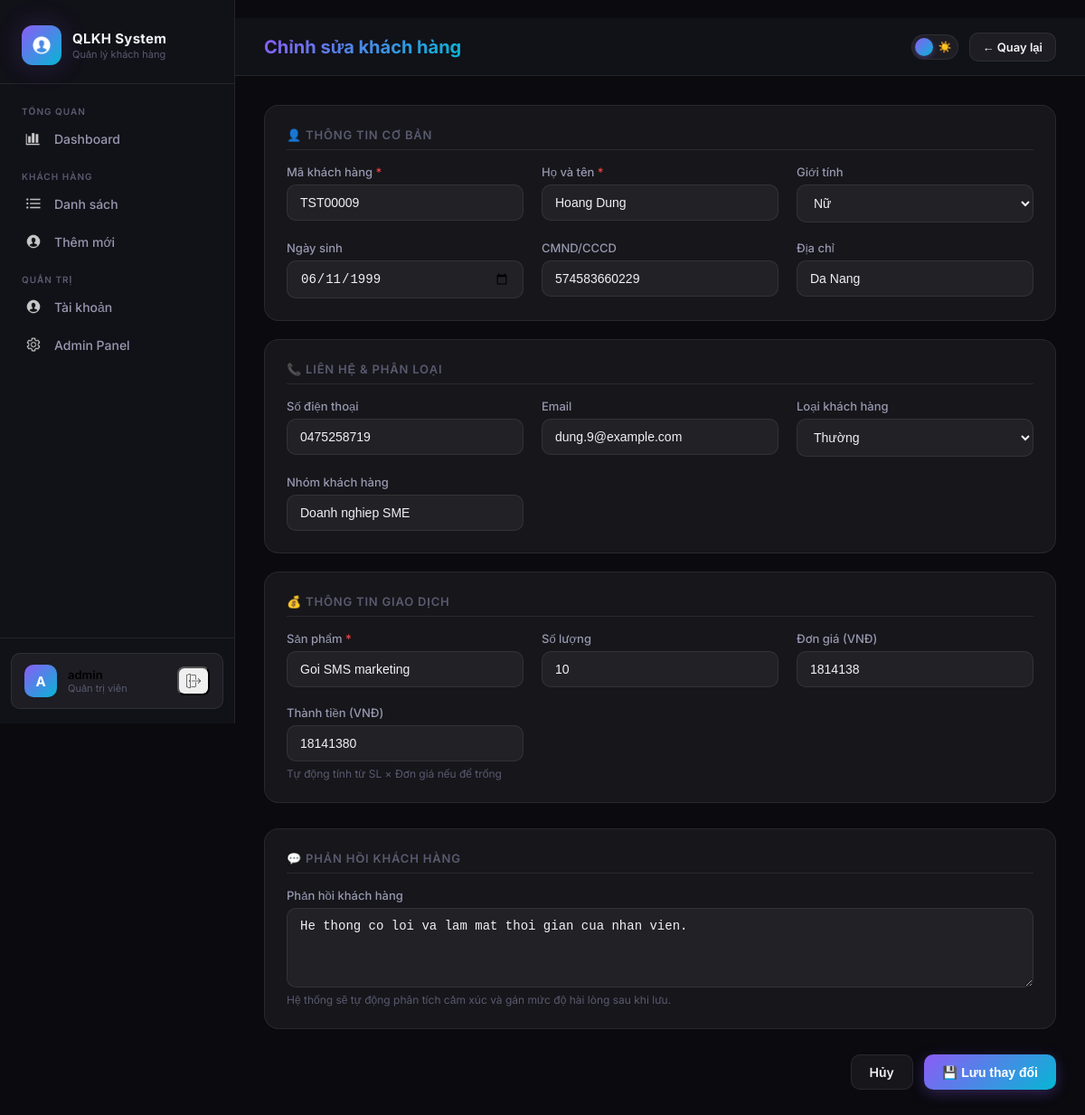
The app's page /customers/26/edit/ (signed in) with its own data.
### accounts/models.py (models this page shows, shortened)
class User(AbstractUser):
    ROLE_CHOICES = [
        ('admin', 'Quản trị viên'),
        ('user', 'Nhân viên'),
    ]
    role = models.CharField(max_length=20, choices=ROLE_CHOICES, default='user', verbose_name='Vai trò')
    class Meta:
        verbose_name = 'Người dùng'
        verbose_name_plural = 'Người dùng'
    def is_admin_user(self):
        return self.role == 'admin'

### customers/models.py (models this page shows, shortened)
class Customer(models.Model):
    GENDER_CHOICES = [
        ('Nam', 'Nam'),
        ('Nữ', 'Nữ'),
        ('Khác', 'Khác'),
    ]
    CUSTOMER_TYPE_CHOICES = [
        ('VIP', 'VIP'),
        ('Thường', 'Thường'),
    ]
    SENTIMENT_CHOICES = [
        ('positive', '😊 Tích cực'),
        ('neutral',  '😐 Trung lập'),
        ('negative', '😞 Tiêu cực'),
        ('',         'Chưa phân tích'),
    ]
    SATISFACTION_CHOICES = [
        ('satisfied', 'Hài lòng'),
        ('neutral', 'Trung lập'),
        ('dissatisfied', 'Không hài lòng'),
        ('', 'Chưa đánh giá'),
    ]
    customer_id   = models.CharField(max_length=50, unique=True, verbose_name='Mã KH', db_index=True)
    name          = models.CharField(max_length=255, verbose_name='Họ và tên')
    group_name    = models.CharField(max_length=100, default='Mặc định', verbose_name='Nhóm KH')
    gender        = models.CharField(max_length=20, choices=GENDER_CHOICES, default='Nam', verbose_name='Giới tính')
    phone         = models.CharField(max_length=20, default='', blank=True, verbose_name='Điện thoại')
    email         = models.EmailField(max_length=255, default='', blank=True, verbose_name='Email')
    customer_type = models.CharField(max_length=50, choices=CUSTOMER_TYPE_CHOICES, default='Thường', verbose_name='Loại KH')
    cmnd          = models.CharField(max_length=30, default='', blank=True, verbose_name='CMND/CCCD')
    birth_date    = models.DateField(null=True, blank=True, verbose_name='Ngày sinh')
    address       = models.CharField(max_length=255, default='', blank=True, verbose_name='Địa chỉ')
    product      = models.CharField(max_length=255, default='', verbose_name='Sản phẩm')
    quantity     = models.IntegerField(default=1, verbose_name='Số lượng')
    unit_price   = models.BigIntegerField(default=0, verbose_name='Đơn giá')
    total_amount = models.BigIntegerField(default=0, verbose_name='Thành tiền')
    feedback         = models.TextField(blank=True, default='', verbose_name='Phản hồi khách hàng')
    sentiment_label  = models.CharField(
        max_length=20, choices=SENTIMENT_CHOICES, default='', blank=True,
        verbose_name='Nhãn cảm xúc',
    )
    sentiment_score  = models.FloatField(null=True, blank=True, verbose_name='Điểm cảm xúc')
    satisfaction_label = models.CharField(
        max_length=20, choices=SATISFACTION_CHOICES, default='', blank=True,
        verbose_name='Mức độ hài lòng',
    )
    cluster_id = models.IntegerField(null=True, blank=True, verbose_name='Nhóm phân cụm')
    created_at = models.DateTimeField(default=timezone.now, verbose_name='Ngày tạo')
    updated_at = models.DateTimeField(null=True, blank=True, verbose_name='Cập nhật lần cuối')
    class Meta:
        verbose_name        = 'Khách hàng'
        verbose_name_plural = 'Khách hàng'
        ordering            = ['-created_at']
        indexes             = [
            models.Index(fields=['customer_type', 'sentiment_label']),
            models.Index(fields=['satisfaction_label']),
            models.Index(fields=['cluster_id']),
        ]

### customers/views.py (the view)
# urls.py: path('<int:pk>/edit/', views.customer_edit_view, name='edit'),
@login_required
def customer_edit_view(request, pk):
    customer = get_object_or_404(Customer, pk=pk)
    if request.method == 'POST':
        form = CustomerForm(request.POST, instance=customer)
        if form.is_valid():
            form.save()
            cache.delete('dashboard_cluster_result')
            cache.delete('dashboard_trend_result')
            messages.success(request, f'Cập nhật khách hàng "{customer.name}" thành công!')
            return redirect('customers:detail', pk=pk)
        else:
            for field, errors in form.errors.items():
                label = form.fields[field].label if field in form.fields else field
                for error in errors:
                    messages.error(request, f'{label}: {error}')
    else:
        form = CustomerForm(instance=customer)
    return render(request, 'customers/form.html', {
        'form': form,
        'customer': customer,
        'action': 'Chỉnh sửa',
        'is_add': False,
    })

### templates/customers/form.html (shortened to what this page needs)
{% extends 'base.html' %}
{% block page_title %}{% if is_add %}Thêm khách hàng mới{% else %}Chỉnh sửa khách hàng{% endif %}{% endblock %}
{% block topbar_actions %}
  <a href="{% url 'customers:list' %}" class="btn btn-secondary btn-sm">← Quay lại</a>
{% endblock %}
{% block content %}
<div style="max-width:900px;margin:0 auto">
  <form method="post">
    <div class="card" style="margin-bottom:20px">
      <div class="form-section-title">👤 Thông tin cơ bản</div>
      <div class="form-grid">
        <div class="form-group">
          <label>{{ form.customer_id.label }} <span style="color:var(--accent-danger)">*</span></label>
          {{ form.customer_id }}
        </div>
        <div class="form-group">
          <label>{{ form.name.label }} <span style="color:var(--accent-danger)">*</span></label>
          {{ form.name }}
        </div>
        <div class="form-group">
          <label>{{ form.gender.label }}</label>
          {{ form.gender }}
        </div>
        <div class="form-group">
          <label>{{ form.birth_date.label }}</label>
          {{ form.birth_date }}
        </div>
        <div class="form-group">
          <label>{{ form.cmnd.label }}</label>
          {{ form.cmnd }}
        </div>
        <div class="form-group">
          <label>{{ form.address.label }}</label>
          {{ form.address }}
        </div>
      </div>
    </div>
    <div class="card" style="margin-bottom:20px">
      <div class="form-section-title">📞 Liên hệ & Phân loại</div>
      <div class="form-grid">
        <div class="form-group">
          <label>{{ form.phone.label }}</label>
          {{ form.phone }}
        </div>
        <div class="form-group">
          <label>{{ form.email.label }}</label>
          {{ form.email }}
        </div>
        <div class="form-group">
          <label>{{ form.customer_type.label }}</label>
          {{ form.customer_type }}
        </div>
        <div class="form-group">
          <label>{{ form.group_name.label }}</label>
          {{ form.group_name }}
        </div>
      </div>
    </div>
    <div class="card" style="margin-bottom:28px">
      <div class="form-section-title">💰 Thông tin giao dịch</div>
      <div class="form-grid">
        <div class="form-group">
          <label>{{ form.product.label }} <span style="color:var(--accent-danger)">*</span></label>
          {{ form.product }}
        </div>
        <div class="form-group">
          <label>{{ form.quantity.label }}</label>
          {{ form.quantity }}
        </div>
        <div class="form-group">
          <label>{{ form.unit_price.label }}</label>
          {{ form.unit_price }}
        </div>
        <div class="form-group">
          <label>{{ form.total_amount.label }}</label>
          {{ form.total_amount }}
          <small style="color:var(--text-muted);font-size:12px">Tự động tính từ SL × Đơn giá nếu để trống</small>
        </div>
      </div>
    </div>
    <div class="card" style="margin-bottom:28px">
      <div class="form-section-title">💬 Phản hồi khách hàng</div>
      <div class="form-group">
        <label>{{ form.feedback.label }}</label>
        {{ form.feedback }}
        <small style="color:var(--text-muted);font-size:12px">Hệ thống sẽ tự động phân tích cảm xúc và gán mức độ hài lòng sau khi lưu.</small>
      </div>
    </div>
    <div style="display:flex;gap:12px;justify-content:flex-end">
      <a href="{% url 'customers:list' %}" class="btn btn-secondary">Hủy</a>
      <button type="submit" class="btn btn-primary" id="submit-btn">
        {% if is_add %}➕ Thêm khách hàng{% else %}💾 Lưu thay đổi{% endif %}
      </button>
    </div>
  </form>
</div>
{% endblock %}

### templates/base.html (shortened to what this page needs)
﻿<!DOCTYPE html>
<html lang="vi" data-theme="dark">
<head>
{% load static %}
<link rel="stylesheet" href="{% static 'css/style.css' %}">
</head>
<body>
{% if user.is_authenticated %}
<div class="app-layout">
  <aside class="sidebar" id="sidebar">
    <div class="sidebar-brand">
      <a href="{% url 'customers:dashboard' %}" class="brand-logo">
        <div class="brand-icon"><img src="{% static 'images/icons/inventory/person_icon.png' %}" alt="QLKH"></div>
        <div class="brand-text">
          <span class="brand-name">QLKH System</span>
          <span class="brand-sub">Quản lý khách hàng</span>
        </div>
      </a>
    </div>
    <nav class="sidebar-nav">
      <div class="nav-section">
        <div class="nav-label">Tổng quan</div>
        <a href="{% url 'customers:dashboard' %}" class="nav-item {% if request.resolver_match.url_name == 'dashboard' %}active{% endif %}">
          <span class="icon"><img src="{% static 'images/icons/inventory/analytics_icon.png' %}" alt=""></span> Dashboard
        </a>
      </div>
      <div class="nav-section">
        <div class="nav-label">Khách hàng</div>
        <a href="{% url 'customers:list' %}" class="nav-item {% if request.resolver_match.url_name == 'list' %}active{% endif %}">
          <span class="icon"><img src="{% static 'images/icons/inventory/list_icon.png' %}" alt=""></span> Danh sách
        </a>
        <a href="{% url 'customers:add' %}" class="nav-item {% if request.resolver_match.url_name == 'add' %}active{% endif %}">
          <span class="icon"><img src="{% static 'images/icons/inventory/person_icon.png' %}" alt=""></span> Thêm mới
        </a>
      </div>
      {% if user.is_admin_user %}
      <div class="nav-section">
        <div class="nav-label">Quản trị</div>
        <a href="{% url 'accounts:register' %}" class="nav-item {% if request.resolver_match.url_name == 'register' %}active{% endif %}">
          <span class="icon"><img src="{% static 'images/icons/inventory/person_icon.png' %}" alt=""></span> Tài khoản
        </a>
        <a href="{% url 'admin:index' %}" class="nav-item" target="_blank">
          <span class="icon"><img src="{% static 'images/icons/inventory/settings_icon.png' %}" alt=""></span> Admin Panel
        </a>
      </div>
      {% endif %}
    </nav>
    <div class="sidebar-footer">
      <div class="user-card">
        <div class="user-avatar">{{ user.username|first|upper }}</div>
        <div class="user-info">
          <div class="user-name">{{ user.username }}</div>
          <div class="user-role">{{ user.get_role_display }}</div>
        </div>
        <form method="post" action="{% url 'accounts:logout' %}" style="margin:0">
          <button type="submit" class="user-logout" title="Đăng xuất">
            <img src="{% static 'images/icons/inventory/returns_icon.png' %}" alt="Đăng xuất" class="inline-icon">
          </button>
        </form>
      </div>
    </div>
  </aside>
  <main class="main-content">
    <header class="topbar">
      <div style="display:flex;align-items:center;gap:16px">
        <h1 class="page-title"><span>{% block page_title %}Dashboard{% endblock %}</span></h1>
      </div>
      <div class="topbar-actions">
        <button id="theme-toggle" title="Chuyển đổi giao diện" aria-label="Toggle theme">
          <span class="theme-track">
            <span>🌙</span>
            <span>☀️</span>
          </span>
          <span class="theme-thumb"></span>
        </button>
        {% block topbar_actions %}{% endblock %}
      </div>
    </header>
    <div class="page-content">{% block content %}{% endblock %}</div>
  </main>
</div>
{% endif %}
</body>
</html>

### records on screen
User: username|first "A", username "admin", role "Quản trị viên"
Customer: customer_id "TST00009", name "Hoang Dung", gender "Nữ", birth_date "06/11/1999", cmnd "574583660229", address "Da Nang", phone "0475258719", email "dung.9@example.com", customer_type "Thường", group_name "Doanh nghiep SME", product "Goi SMS marketing", quantity "10", unit_price "1814138", total_amount "18141380", feedback "He thong co loi va lam mat thoi gian cua nhan vien."
